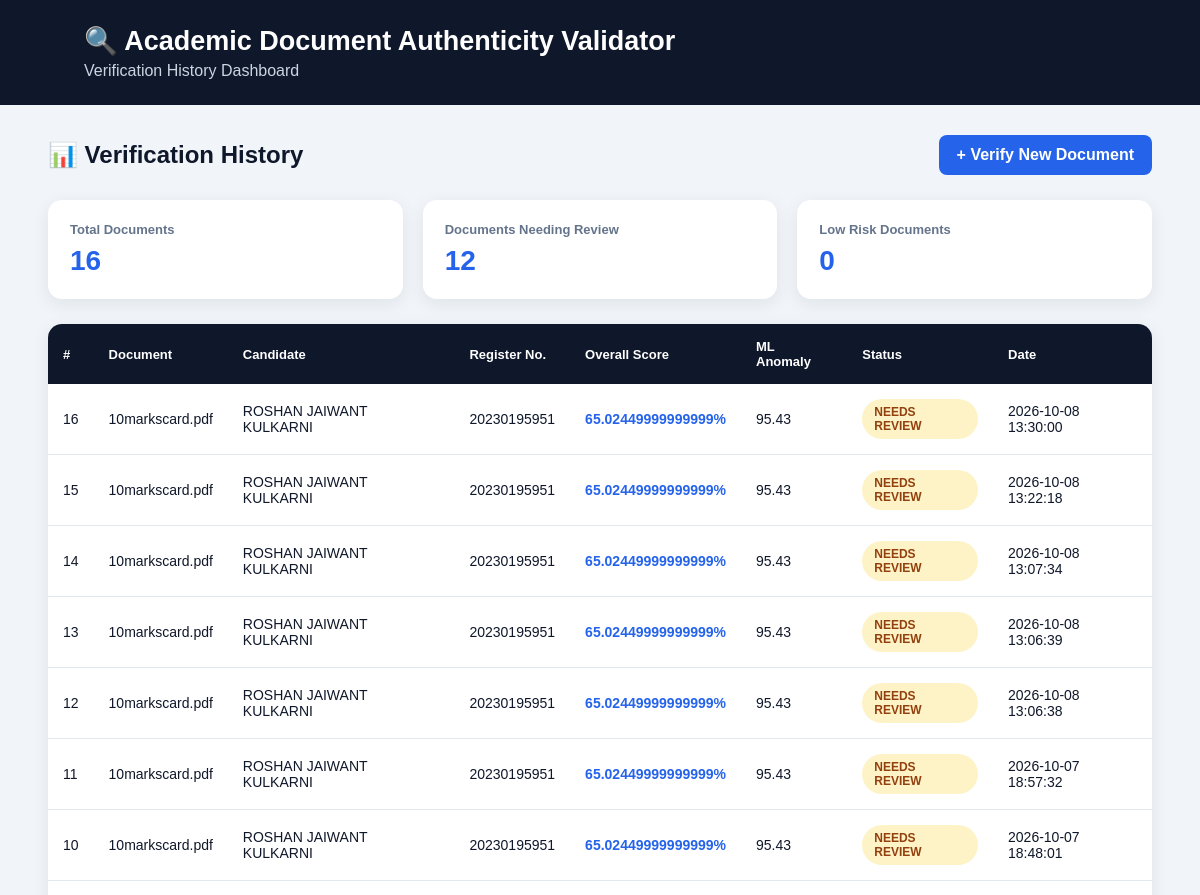
Before: /history (upper part) with the older database file.
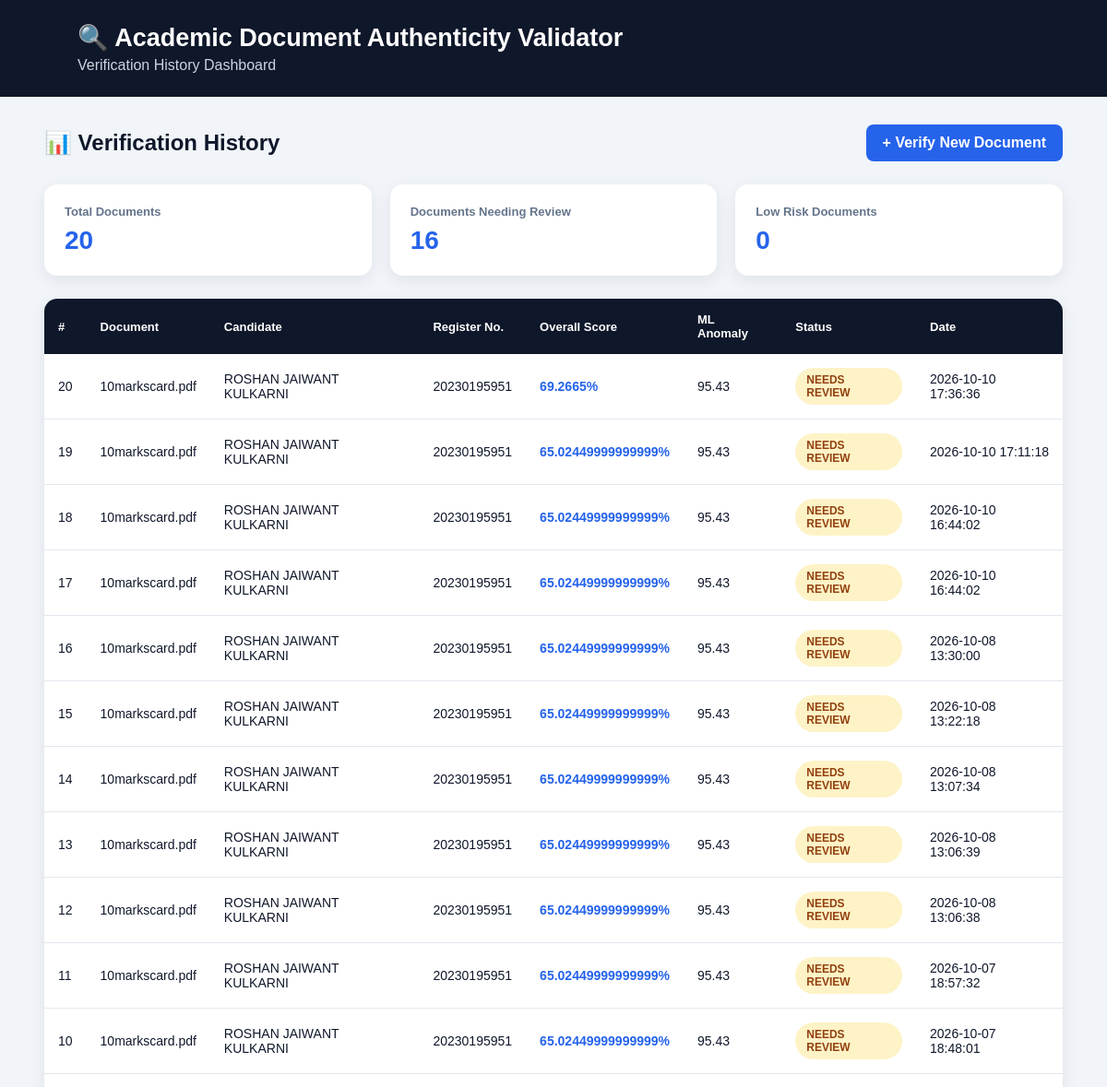
After: the same page with the newer database file.
### tables this page shows
CREATE TABLE verification_history (

            id INTEGER PRIMARY KEY AUTOINCREMENT,

            filename TEXT,

            candidate_name TEXT,

            register_number TEXT,

            verification_score REAL,

            similarity_score REAL,

            ml_anomaly_score REAL,

            overall_score REAL,

            status TEXT,

            image_quality TEXT,

            reference_filename TEXT,

            created_at TIMESTAMP DEFAULT CURRENT_TIMESTAMP

        );

### app.py (the view)
@app.route("/history")
def history():
    connection = sqlite3.connect(
        DATABASE
    )
    connection.row_factory = sqlite3.Row
    cursor = connection.cursor()
    cursor.execute("""
        SELECT *
        FROM verification_history
        ORDER BY id DESC
    """)
    records = cursor.fetchall()
    connection.close()
    return render_template(
        "history.html",
        records=records
    )

### templates/history.html (shortened to what this page needs)
<!DOCTYPE html>
<html lang="en">
<head>
</head>
<body>
<div class="header">
    <h1>
        🔍 Academic Document Authenticity Validator
    </h1>
    <p>
        Verification History Dashboard
    </p>
</div>
<div class="container">
<div class="top-section">
    <h2>
        📊 Verification History
    </h2>
    <a
        href="/upload"
        class="button">
        + Verify New Document
    </a>
</div>
<div class="stats">
    <div class="stat-card">
        <strong>
            Total Documents
        </strong>
        <span>
            {{ records|length }}
        </span>
    </div>
    <div class="stat-card">
        <strong>
            Documents Needing Review
        </strong>
        <span>
            {{ records |
               selectattr("status", "equalto", "NEEDS REVIEW") |
               list |
               length }}
        </span>
    </div>
    <div class="stat-card">
        <strong>
            Low Risk Documents
        </strong>
        <span>
            {{ records |
               selectattr("status", "equalto", "LOW RISK") |
               list |
               length }}
        </span>
    </div>
</div>
<div class="table-container">
{% if records %}
<table>
<thead>
<tr>
    <th>
        #
    </th>
    <th>
        Document
    </th>
    <th>
        Candidate
    </th>
    <th>
        Register No.
    </th>
    <th>
        Overall Score
    </th>
    <th>
        ML Anomaly
    </th>
    <th>
        Status
    </th>
    <th>
        Date
    </th>
</tr>
</thead>
<tbody>
{% for record in records %}
<tr>
    <td>
        {{ record["id"] }}
    </td>
    <td>
        {{ record["filename"] }}
    </td>
    <td>
        {{ record["candidate_name"] or "Not detected" }}
    </td>
    <td>
        {{ record["register_number"] or "Not detected" }}
    </td>
    <td class="score">
        {{ record["overall_score"] }}%
    </td>
    <td>
        {% if record["ml_anomaly_score"] is not none %}
            {{ record["ml_anomaly_score"] }}
        {% else %}
            N/A
        {% endif %}
    </td>
    <td>
        {% if record["status"] == "LOW RISK" %}
            <span class="status low">
                LOW RISK
            </span>
        {% elif record["status"] == "NEEDS REVIEW" %}
            <span class="status review">
                NEEDS REVIEW
            </span>
        {% else %}
            <span class="status suspicious">
                SUSPICIOUS
            </span>
        {% endif %}
    </td>
    <td>
        {{ record["created_at"] }}
    </td>
</tr>
{% endfor %}
</tbody>
</table>
{% endif %}
</div>
</div>
</body>
</html>

Changed rows visible on the page:
added verification_history: id "20", filename "10markscard.pdf", candidate_name "ROSHAN JAIWANT KULKARNI", register_number "20230195951", overall_score "69.2665", ml_anomaly_score "95.43", status "NEEDS REVIEW", created_at "2026-10-10 17:36:36"
added verification_history: id "19", filename "10markscard.pdf", candidate_name "ROSHAN JAIWANT KULKARNI", register_number "20230195951", overall_score "65.02449999999999", ml_anomaly_score "95.43", status "NEEDS REVIEW", created_at "2026-10-10 17:11:18"
added verification_history: id "18", filename "10markscard.pdf", candidate_name "ROSHAN JAIWANT KULKARNI", register_number "20230195951", overall_score "65.02449999999999", ml_anomaly_score "95.43", status "NEEDS REVIEW", created_at "2026-10-10 16:44:02"
added verification_history: id "17", filename "10markscard.pdf", candidate_name "ROSHAN JAIWANT KULKARNI", register_number "20230195951", overall_score "65.02449999999999", ml_anomaly_score "95.43", status "NEEDS REVIEW", created_at "2026-10-10 16:44:02"
Other visible differences:
{{ records|length }}: "16" → "20"
text no longer shown: "12"
text now shown: "16"
